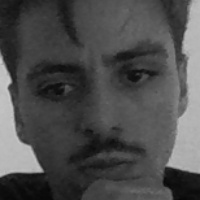
#> input picture dataset/1/img_000.jpg, 200 x 200 px, given in place of the camera
$ python collect_faces.py --person-id 5
#> lines starting #> are read from the running program, lines starting #| are printed output that depends on the picture; after the words box and inside, x2 and y2 are one past the last pixel; in counts of white or black regions, pixels touching at a corner belong together
#!/usr/bin/env python3
import cv2
import os
import argparse

def collect_faces(person_id: int, save_dir: str, num_samples: int = 50):
#> called with person_id = 5, save_dir = 'dataset', num_samples = 50
    save_path = os.path.join(save_dir, str(person_id))
    os.makedirs(save_path, exist_ok=True)

    cap = cv2.VideoCapture(0)
    face_cascade = cv2.CascadeClassifier(
        cv2.data.haarcascades + "haarcascade_frontalface_default.xml"
    )

    count = 0
    while True:
        ret, frame = cap.read()
#> frame is the input picture: shape (200, 200, 3); min 6, max 201, mean 76.7
        if not ret:
            break

        gray = cv2.cvtColor(frame, cv2.COLOR_BGR2GRAY)
        faces = face_cascade.detectMultiScale(gray, 1.1, 5)
#> faces = [[15, 13, 176, 176]]
        for (x, y, w, h) in faces:
            face = gray[y:y+h, x:x+w]
            face_resized = cv2.resize(face, (200, 200))
            cv2.imwrite(f"{save_path}/img_{count:03d}.jpg", face_resized)
            count += 1
            cv2.rectangle(frame, (x, y), (x+w, y+h), (0,255,0), 2)
#> this loop made 1 pass
#> (x, y, w, h, count) on pass 1: (15, 13, 176, 176, 1)
#> pass 1, in collect_faces, `face = gray[y:y+h, x:x+w]`:
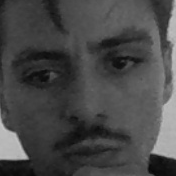
#> face: shape (176, 176); min 7, max 196, mean 71.6
#> after the loop:
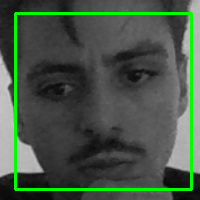
#> frame: shape (200, 200, 3); 5.27% of pixels changed, all inside (x1, y1, x2, y2) = (14, 12, 193, 191)
#> after the loop, count = 1

        cv2.imshow("Coleta de amostras", frame)
        if cv2.waitKey(1) & 0xFF == ord('q') or count >= num_samples:
#> (key q is pressed here)
            break

    cap.release()
    cv2.destroyAllWindows()
    print(f"Coletadas {count} imagens em {save_path}")
#| Coletadas 1 imagens em dataset/5

if __name__ == "__main__":
    p = argparse.ArgumentParser("collect_faces")
    p.add_argument("--person-id", type=int, required=True)
    p.add_argument("--save-dir", default="dataset")
    p.add_argument("--num-samples", type=int, default=50)
    args = p.parse_args()
    collect_faces(args.person_id, args.save_dir, args.num_samples)

$ run again, on dataset/1/img_001.jpg
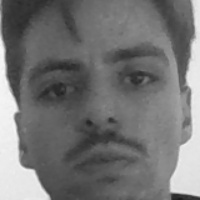
#> input picture dataset/1/img_001.jpg, 200 x 200 px, given in place of the camera
#> in collect_faces, frame is the input picture: shape (200, 200, 3); min 28, max 248, mean 115.8
#> faces = [[10, 10, 183, 183]]
#> the loop in collect_faces, `for (x, y, w, h) in faces:` made 1 pass
#> (x, y, w, h, count) on pass 1: (10, 10, 183, 183, 1)
#> pass 1, in collect_faces, `face = gray[y:y+h, x:x+w]`:
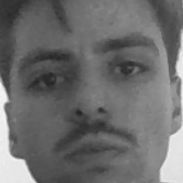
#> face: shape (183, 183); min 34, max 245, mean 108.4
#> after the loop in collect_faces, `for (x, y, w, h) in faces:`:
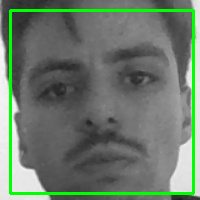
#> frame: shape (200, 200, 3); 5.48% of pixels changed, all inside (x1, y1, x2, y2) = (9, 9, 195, 195)
#> after the loop in collect_faces, `for (x, y, w, h) in faces:`: count = 1
#| Coletadas 1 imagens em dataset/5
